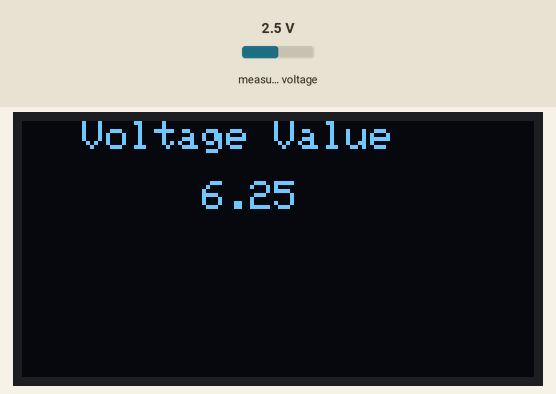
Simulated run of this sketch. Board: ESP32. Parts: 128×64 one-colour display. The inputs (shaded band) are chosen by the test bench; at power-on: measured voltage 2.5 V. The display library's start-up logo is not drawn; what the sketch prints to the serial monitor is not drawn.

Above: at 3.6 s.
3.7 s: measured voltage set to 0.1 V
6.6 s: measured voltage set to 1.2 V
At 9.7 s:
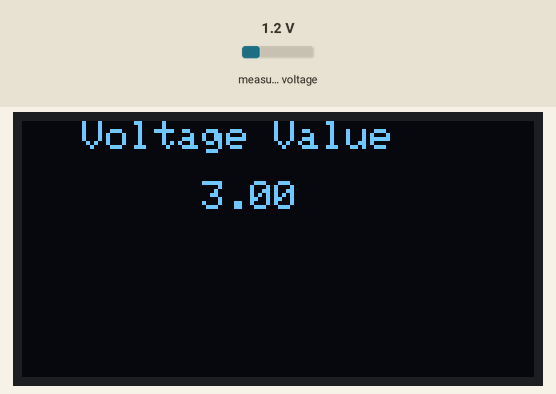
9.9 s: measured voltage set to 3.8 V
At 12.0 s:
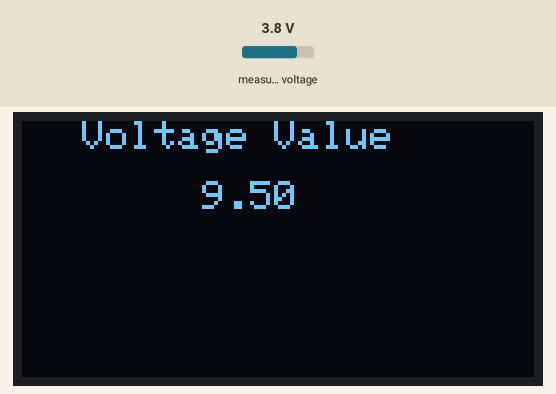
Timing chart, 0 to 13.5 s (numbered marks = the images above; inputs shaded):
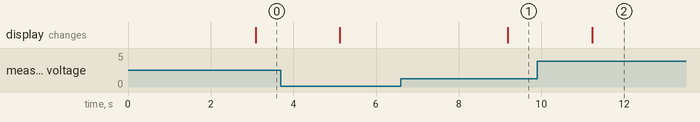

The sketch:

Norvi-IIOT-AE02-V.ino
```cpp
#include <Wire.h>
#include <SPI.h>
#include <Adafruit_ADS1015.h>
#include <Adafruit_GFX.h>
#include <Adafruit_SSD1306.h>

#define SCREEN_WIDTH 128 // OLED display width, in pixels
#define SCREEN_HEIGHT 64 // OLED display height, in pixels

Adafruit_SSD1306 display(SCREEN_WIDTH, SCREEN_HEIGHT, &Wire, -1); // Declaration for an SSD1306 display connected to I2C (SDA, SCL pins)

Adafruit_ADS1115 ads1(0x48);
Adafruit_ADS1115 ads2(0x49);
float Voltage = 0.0;

void setup()
{
  Wire.begin(16, 17);
  Serial.begin(115200);
  ads1.begin();
  display.begin(SSD1306_SWITCHCAPVCC, 0x3C); //starting the display
  display.display();
  delay(2000);
  display.clearDisplay();
}

void loop()
{
  float adc0;

  adc0 = ads1.readADC_SingleEnded(0);
  Voltage = (adc0 * 0.1875) / 1000;

  Serial.print("AIN0: ");
  Serial.print(adc0);
  Serial.print("\tVoltage: ");
  Serial.println(Voltage * 2.5, 3);
  delay(1000);
  display.setTextSize(1);
  display.setTextColor(WHITE);
  display.setCursor(15, 0);
  display.println("Voltage Value");
  display.setCursor(45, 15);
  display.println(Voltage * 2.5);
  display.display();
  delay(1000);
  display.clearDisplay();

}
```

Measured:
- after the input at 6.6 s, the display: changes after 2.6 s (image 1)
- after the input at 9.9 s, the display: changes after 1.3 s (image 2)
